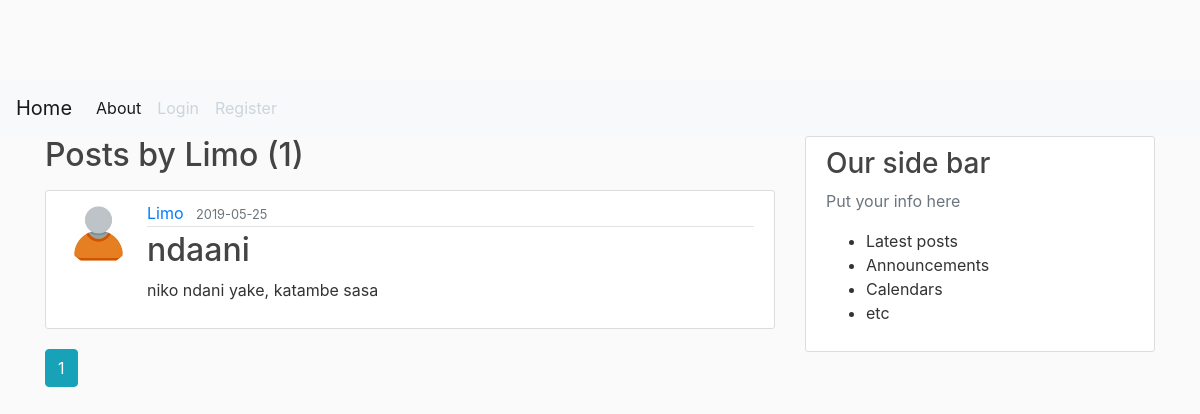
/user/Limo, run on an earlier commit of the app's database.
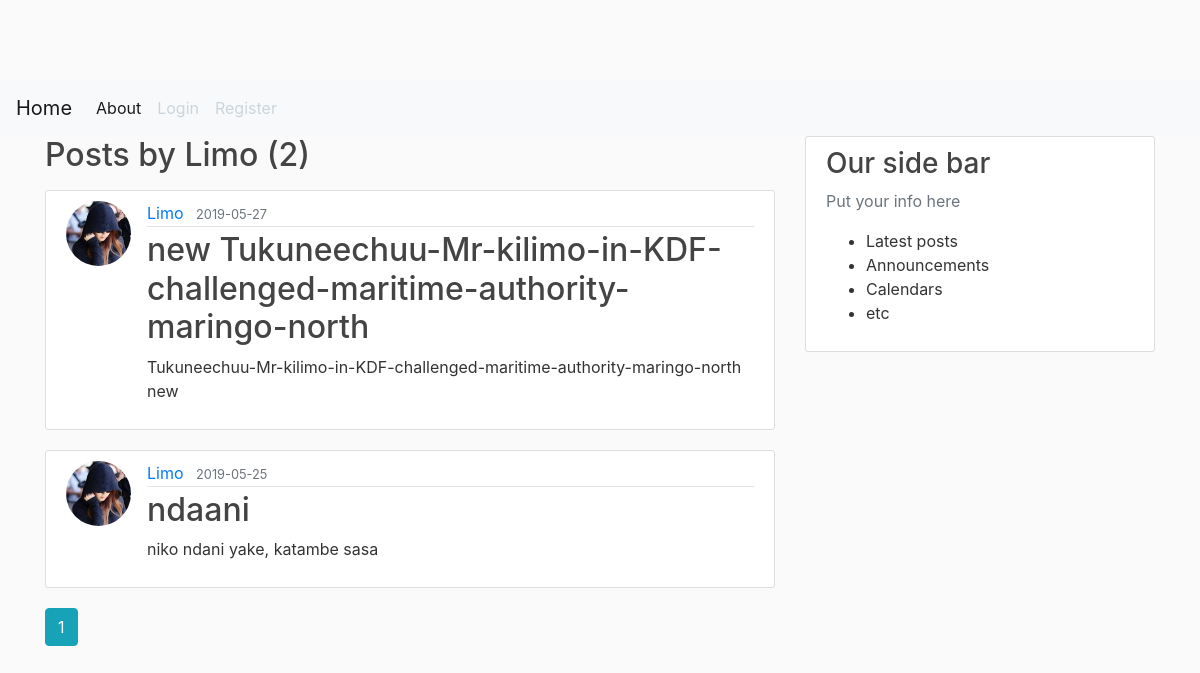
And on a later commit of the database.
### flaskblog/models.py (models this page shows, shortened)
class User(db.Model, UserMixin):
    id=db.Column(db.Integer, primary_key=True)
    username = db.Column(db.String(50), unique=True, nullable=False)
    email = db.Column(db.String(120), unique=True, nullable=False)
    image_file = db.Column(db.String(20), nullable=False, default='default.jpg')
    password = db.Column(db.String(60), nullable=False)
    posts= db.relationship('Post', backref='author', lazy=True)

class Post(db.Model):
    id=db.Column(db.Integer, primary_key=True)
    title = db.Column(db.String(100), nullable=False)
    date_posted = db.Column(db.DateTime, nullable=False, default=datetime.utcnow)
    content= db.Column(db.Text, nullable=False)
    user_id=db.Column(db.Integer, db.ForeignKey('user.id'), nullable=False)

### flaskblog/routes.py (the view)
@app.route("/user/<string:username>")
def user_posts(username):
    page = request.args.get('page', 1, type= int)
    user = User.query.filter_by(username=username).first_or_404()
    posts = Post.query.filter_by(author=user).order_by(Post.date_posted.desc()).paginate(page=page, per_page=5)
    return  render_template('user_posts.html', posts=posts, user = user)

### flaskblog/templates/user_posts.html
{% extends "layout.html" %}
{% block content %}
<h2 class="mb-3"> Posts by {{ user.username}} ({{ posts.total }})</h2>
    {% for post in posts.items %}
        <article class="media content-section">
            <img class="rounded-circle article-img" src="{{ url_for('static', filename='profpics/' + post.author.image_file ) }}" >
            <div class="well media-body">
                <div class="article-metadata">
                    <a class="mr-2" href="{{ url_for('user_posts', username=post.author.username) }}">{{ post.author.username }}</a>
                    <small class="text-muted">{{ post.date_posted.strftime('%Y-%m-%d') }}</small>
                </div>
                <h2 ><a class="article-title" href="{{ url_for('post', post_id= post.id) }}">{{ post.title }}</a></h2>
                <p class="article-content">{{ post.content }}</p>
            </div>
        </article>
    {% endfor %}
    {% for page_num in posts.iter_pages(left_edge=1, right_edge=1, left_current=1, right_current=2,) %}
        {% if page_num %}
            {% if posts.page ==page_num %}
                <a class="btn btn-info mb-4" href="{{ url_for('user_posts', username = user.username, page= page_num) }}">{{ page_num }}</a>
                {% else %}
                <a class="btn btn-outline-info mb-4" href="{{ url_for('user_posts', username = user.username, page= page_num) }}">{{ page_num }}</a>
            {% endif %}
        {% else %}
            ...
        {% endif %}
    {% endfor %}
{% endblock content %}

### flaskblog/templates/layout.html (shortened to what this page needs)
<!DOCTYPE html>
<html lang="en">
<head>
    <link rel="stylesheet" href="https://stackpath.bootstrapcdn.com/bootstrap/4.3.1/css/bootstrap.min.css">
    <link rel="stylesheet" href="../static/main.css" type="text/css" >
</head>
<body>
<header class="site-header">
    <nav class="navbar navbar-expand-lg navbar-light bg-light">
      <a class="navbar-brand" href="{{ url_for('home') }}">Home</a>
      <div class="collapse navbar-collapse" id="navbarNav">
        <ul class="navbar-nav">
          <li class="nav-item active">
            <a class="nav-link" href="{{ url_for('about') }}">About <span class="sr-only">(current)</span></a>
          </li>
            <div class="navbar-nav">
            {% if current_user.is_authenticated %}
            <a class="nav-item nav-link" href="{{ url_for('newpost') }}">New Post</a>
            <a class="nav-item nav-link" href="{{ url_for('account') }}">Account</a>
            <a class="nav-item nav-link" href="{{ url_for('logout') }}">Logout</a>
            {% else %}
            <a class="nav-item nav-link" href="{{ url_for('login') }}">Login</a>
            <a class="nav-item nav-link" href="{{ url_for('register') }}">Register</a>
            {% endif %}
            </div>
        </ul>
      </div>
    </nav>
</header>
<main role="main" class="container">
    <div class="row">
        <div class="col-md-8">
            {% block content %} {% endblock %}
        </div>
    <div class="col-md-4">
        <div class="content-section">
            <h3>Our side bar</h3>
            <p class="text-muted">Put your info here
                <ul>
                    <li>Latest posts</li>
                    <li>Announcements</li>
                    <li>Calendars</li>
                    <li>etc</li>
                </ul>
            </p>
         </div>
    </div>
    </div>
</main>
</body>
</html>

### flaskblog/static/main.css (style rules this page uses)
body { background: #fafafa; color: #333333; margin-top: 5rem; }
h1, h2, h3, h4, h5, h6 { color: #444444; }
.site-header .navbar-nav .nav-link { color: #cbd5db; }
.content-section { background: #ffffff; padding: 10px 20px; border: 1px solid #dddddd; border-radius: 3px; margin-bottom: 20px; }
.article-title { color: #444444; }
.article-content { white-space: pre-line; }
.article-img { height: 65px; width: 65px; margin-right: 16px; }
.article-metadata { padding-bottom: 1px; margin-bottom: 4px; border-bottom: 1px solid #e3e3e3 }

What changed in the data, as far as the page shows it:
added Post: image_file (picture), author.username "Limo", date_posted "2019-05-27", title "new Tukuneechuu-Mr-kilimo-in-KDF-challenged-maritime-authority-maringo-north", content "Tukuneechuu-Mr-kilimo-in-KDF-challenged-maritime-authority-maringo-north new"
changed through a linked row, Post "ndaani": image_file: picture added in place of a placeholder
Also different on the page:
{{ posts.total }}: "1" → "2"
